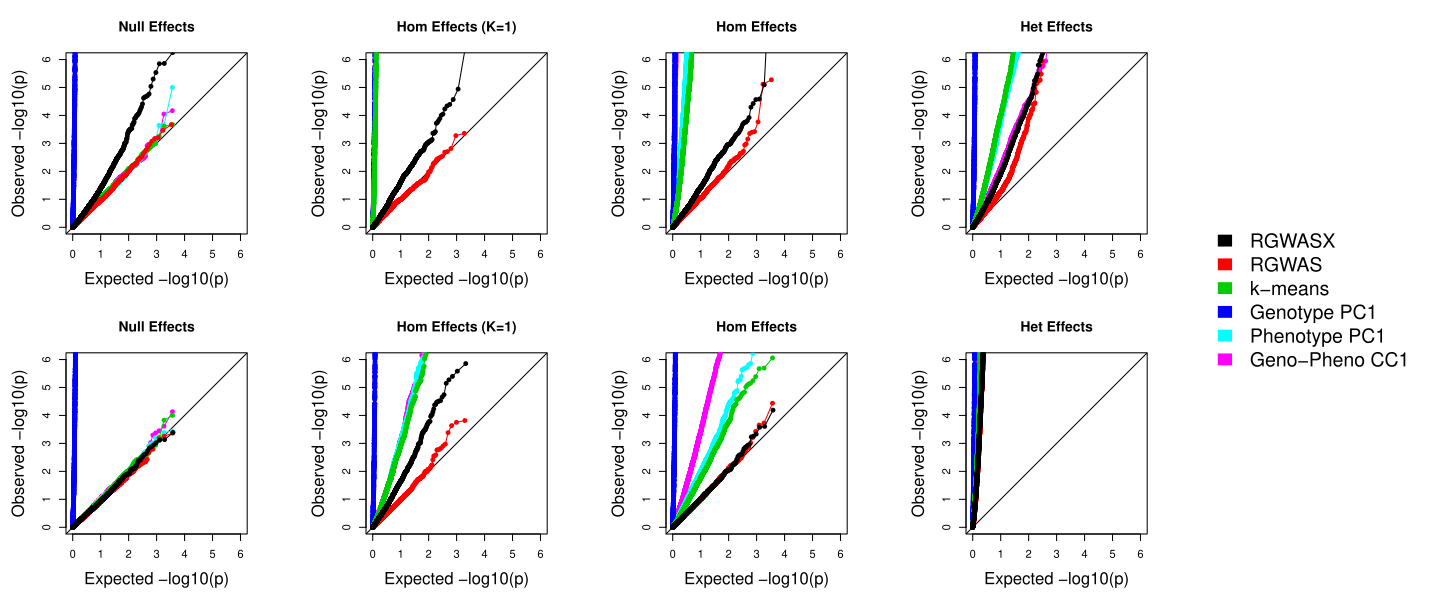

Here is the R script that generated this plot:
rm( list=ls() )
load( 'Rdata/compiled_results.Rdata' )
load( 'Rdata/setup.Rdata' )
apply( !is.na(allpvals[1,,,,]), 1:3, sum )

pdf( 'fig.pdf', width=29/2, height=12/2 )
layout( cbind( matrix(1:8,2,4), 9 ), widths=c( 6, 6, 6, 6, 5 ) )

par(mar=c(5,5,4,4)) 
for( zzz in 1:4 )
	for( sig2.i in 1:2 )
{
	if( zzz == 2 ){
		ys	<- allpvals['Hom'													,,'1e4_K1',,]
	} else {
		ys	<- allpvals[c('Null','','Hom','Het')[zzz]	,,'N1e4'  ,,]
	}

	lims  <- c( 0, 6 )
	plot( lims, lims, type='n', xlab='Expected -log10(p)', ylab='Observed -log10(p)', main=c( 'Null Effects', 'Hom Effects (K=1)', 'Hom Effects', 'Het Effects' )[zzz], cex.lab=1.5 )
	abline( a=0, b=1 ) 

	addline <- function(y,col){
		y <- sort( y[!is.na(y)] )
		n <- length(y)
		x <- sort( -log10( 1:n/(n+1) ) )
		lines(	x, y, col=col, lty=1  )
		points(	x, y, col=col, pch=16 )
	}

	for( meth in rev(methods) )
		addline(ys[meth,sig2.i,],cols[meth])
}

par( mar=c( 2, 0, 2, 0 ) )
plot.new()
legend( 'left', fill=cols, leg=nicemethods, cex=1.8, border=F, bty='n' )

dev.off() 
